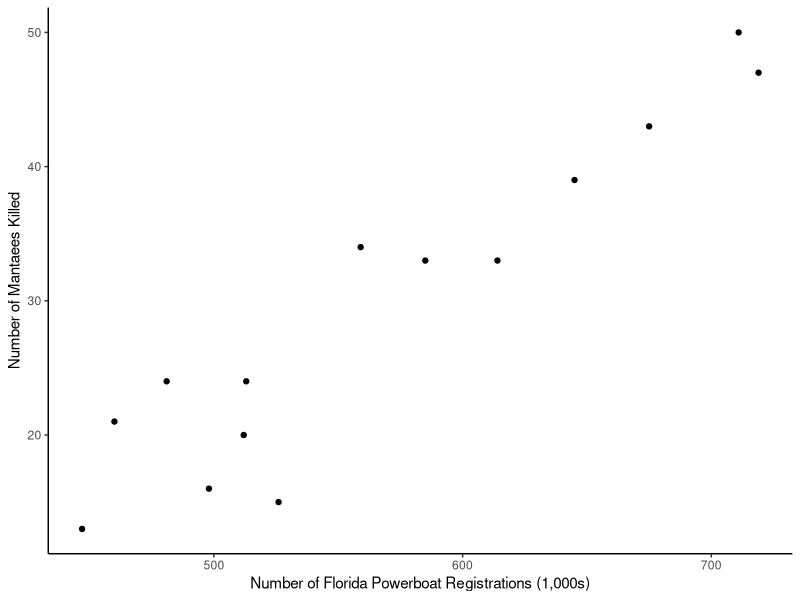
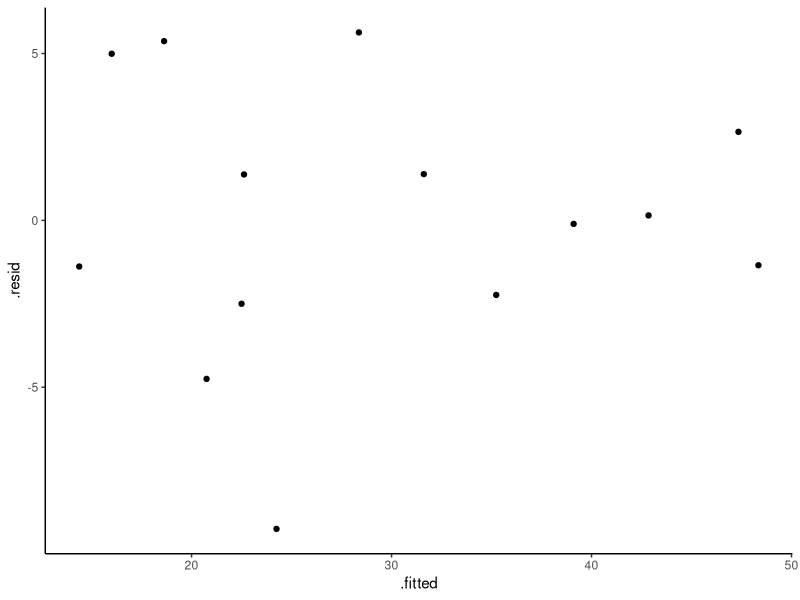
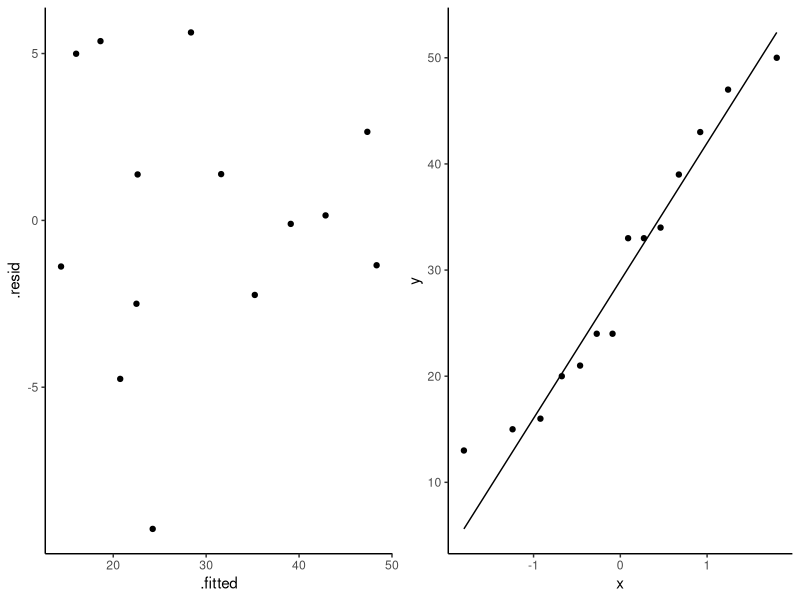

These figures' R source, in order:
## ---- chunk 1
r.xy<-0.887
S.y<-0.077
S.x<-214.62

beta.1<-r.xy*(S.y/S.x)
beta.1
## ---- chunk 2
y.bar<-0.21
x.bar<-433.33

beta.0<-y.bar-(beta.1*x.bar)
beta.0
## ---- chunk 3
rmse<-S.y * sqrt(1-(r.xy^2))
rmse
## ---- chunk 4
se.beta.1<-rmse/sqrt((12-1)*(S.x^2))
se.beta.1
## ---- chunk 5
t.statistic<-beta.1/se.beta.1
t.statistic
## ---- chunk 6
lower<-beta.1-(2.228*se.beta.1)
upper<-beta.1+(2.228*se.beta.1)
CI<-data.frame(lower,upper)
CI
## ---- chunk 7
x<- 300
mu.300<- 0.07210043 + 0.0003182322*x
mu.300
## ---- chunk 8
x.range<-c((433.33 - 214.62),(433.33 + 214.62))
x.range
## ---- chunk 9
se.mu.300<-rmse*sqrt((1/12)+(((300-433.33)^2) / ((12-1)*(S.x^2))))
se.mu.300
## ---- chunk 10
df<-read.csv("Data/eruption.csv",header=T)
summary(df)
df$interval<-as.numeric(as.character(df$interval))
model<-lm(interval~duration, data = df)
summary(model)
## ---- chunk 11
confint(model,level=0.95)
## ---- chunk 12
summary(model)
## ---- chunk 13
df<-read.csv("Data/wormyfruit.csv",header=T)
str(df) # size of crop x; percent of fruit attacked is y
model<-lm(Perc~Size,data=df)
summary(model)
## ---- chunk 14
anova(model)
## ---- chunk 15
new.data = data.frame(Size=c(150))

perc<-predict(model, newdata = new.data,se.fit = T,interval = "conf",level=0.95)
perc$fit # estimated percentage infestation at 150 apples
## ---- chunk 16
perc$fit
## ---- chunk 17
perc2<-predict(model, newdata = new.data, se.fit = T, interval = "predict",level=0.90)
perc2$fit
## ---- chunk 18
df<-read.csv("Data/diversity.csv",header=T)
str(df) # area x; number of species is y
model<-lm(species~area,data=df)
summary(model)
## ---- chunk 19
df<-read.csv("Data/manatee.csv",header=T)
str(df)
require(ggplot2)
p1<-ggplot(df,aes(x=X,y=Y))+
  geom_point()+
  theme_classic()+
  labs(x="Number of Florida Powerboat Registrations (1,000s)",
       y="Number of Mantaees Killed")

## ---- chunk 20
p1
## ---- chunk 21
cor(df)
## ---- chunk 22
model<-lm(Y~X, data = df)
summary(model)
## ---- chunk 23
new.data<-data.frame(X = 600)
est<-predict(model, newdata = new.data, se.fit = T,interval = "conf",level=0.95)
est$fit
## ---- chunk 24
require(gridExtra)
p1<-ggplot(model)+
  geom_point(aes(x=.fitted,y=.resid))+
  theme_classic()
p1
p2<-ggplot(df,aes(sample = Y))+
  stat_qq()+
  stat_qq_line()+
  theme_classic()
grid.arrange(p1,p2,ncol=2)
